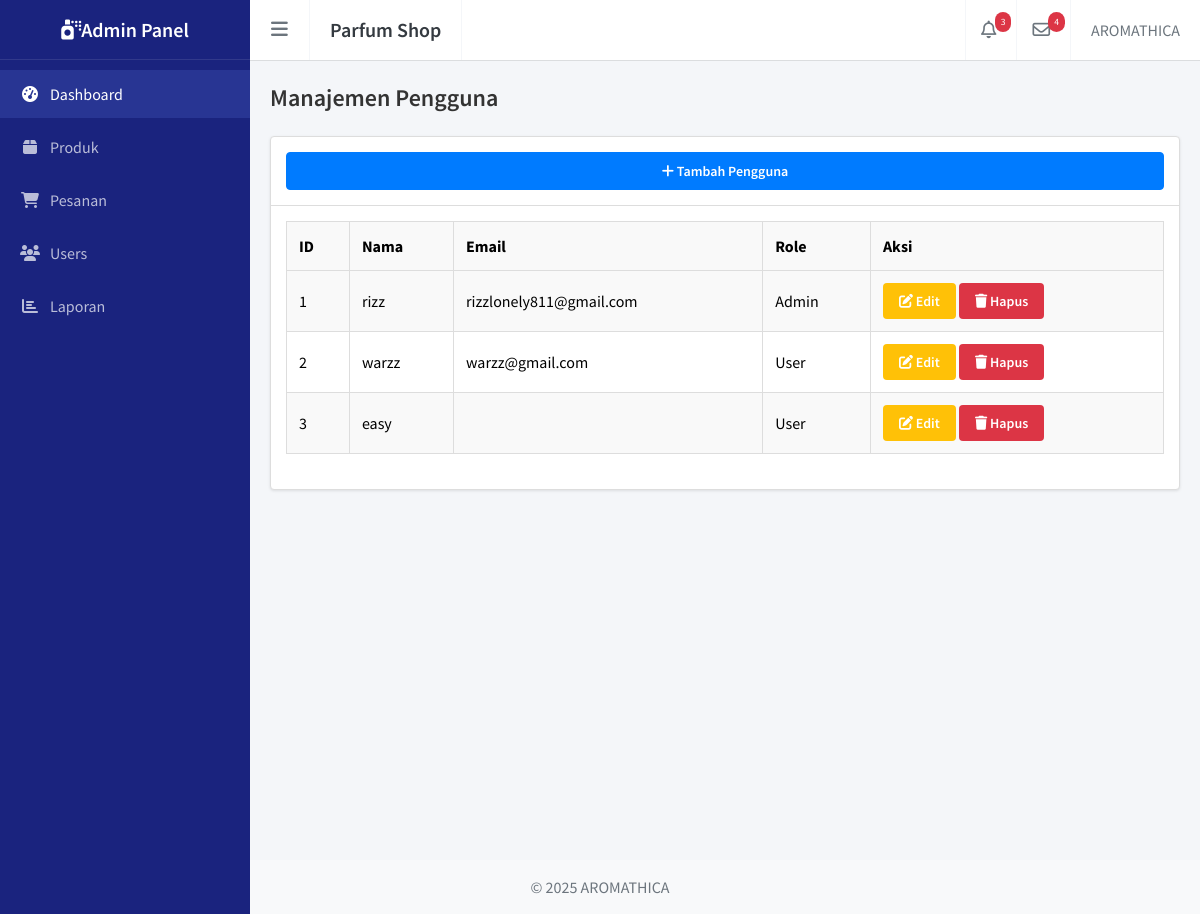
The app's page /admin/master_users.php with its own data.
### tables this page shows
CREATE TABLE `users` (
  `id` int(11) NOT NULL,
  `nama` varchar(100) NOT NULL,
  `email` varchar(100) NOT NULL,
  `password` varchar(255) NOT NULL,
  `role` enum('admin','kasir','user') NOT NULL DEFAULT 'user',
  `created_at` timestamp NOT NULL DEFAULT CURRENT_TIMESTAMP
);

### admin/master_users.php (the view)
<?php
require_once '../config/database.php';
include '../templates/header.php';
include '../templates/navbar.php';
include '../templates/sidebar.php';
$query  = "SELECT * FROM users";
$result = mysqli_query($conn, $query);
?>
<div class="main-content">
    <section class="content-header">
        <h1>Manajemen Pengguna</h1>
    </section>
    <section class="content">
        <div class="box">
            <div class="box-header with-border">
                <a href="master_users_add.php" class="btn btn-primary">
                    <i class="fa fa-plus"></i> Tambah Pengguna
                </a>
            </div>
            <div class="box-body">
                <table class="table table-bordered table-striped">
                    <thead>
                        <tr>
                            <th>ID</th>
                            <th>Nama</th>
                            <th>Email</th>
                            <th>Role</th>
                            <th>Aksi</th>
                        </tr>
                    </thead>
                    <tbody>
                        <?php if (mysqli_num_rows($result) > 0): ?>
                        <?php while ($row = mysqli_fetch_assoc($result)): ?>
                        <tr>
                            <td><?= $row['id'] ?></td>
                            <td><?= $row['nama'] ?></td>
                            <td><?= $row['email'] ?></td>
                            <td><?= ucfirst($row['role']) ?></td>
                            <td>
                                <a href="master_users_edit.php?id=<?= $row['id'] ?>" class="btn btn-warning btn-sm">
                                    <i class="fa fa-edit"></i> Edit
                                </a>
                                <a href="master_users_delete.php?id=<?= $row['id'] ?>" class="btn btn-danger btn-sm"
                                    onclick="return confirm('Yakin ingin menghapus pengguna ini?')">
                                    <i class="fa fa-trash"></i> Hapus
                                </a>
                            </td>
                        </tr>
                        <?php endwhile; ?>
                        <?php else: ?>
                        <tr>
                            <td colspan="5" class="text-center">Belum ada pengguna</td>
                        </tr>
                        <?php endif; ?>
                    </tbody>
                </table>
            </div>
        </div>
    </section>
</div>
<?php include '../templates/footer.php'; ?>

### assets/css/menu.css (style rules this page uses)
.btn-primary { display: block; width: 100%; padding: 10px; font-size: 15px; font-weight: bold; background: #ff6b00; color: white; border: none; border-radius: 6px; cursor: pointer; transition: background 0.3s ease; margin-top: auto; }

### assets/css/master_produk.css (style rules this page uses)
.main-content { padding: 20px; background-color: #f4f6f9; }
.content-header h1 { font-size: 24px; margin-bottom: 20px; color: #333; }
.box { background: #fff; border: 1px solid #ddd; border-radius: 4px; margin-bottom: 20px; box-shadow: 0 1px 3px rgba(0, 0, 0, 0.1); }
.box-header { padding: 15px; border-bottom: 1px solid #eee; }
.box-header.with-border { border-bottom: 1px solid #ddd; }
.box-body { padding: 15px; }
.btn { display: inline-block; padding: 6px 12px; font-size: 14px; line-height: 1.42857143; text-align: center; white-space: nowrap; vertical-align: middle; cursor: pointer; border: 1px solid transparent; border-radius: 4px; text-decoration: none; transition: background-color 0.3s ease; }
.btn-primary { color: #fff; background-color: #007bff; border-color: #007bff; }
.btn-warning { color: #fff; background-color: #ffc107; border-color: #ffc107; }
.btn-danger { color: #fff; background-color: #dc3545; border-color: #dc3545; }
.btn-sm { padding: 5px 10px; font-size: 12px; }
.table { width: 100%; max-width: 100%; margin-bottom: 20px; border-collapse: collapse; }
.table th, .table td { padding: 12px; border: 1px solid #ddd; text-align: left; vertical-align: middle; }
.table th { background-color: #f9f9f9; font-weight: bold; }
.table-striped tbody tr:nth-of-type(odd) { background-color: #f9f9f9; }
.main-content { padding: 20px; background-color: #f4f6f9; min-height: 100vh; }
.content-header h1 { font-size: 24px; margin-bottom: 20px; color: #333; font-weight: 600; }
.box { background-color: #fff; border: 1px solid #ddd; border-radius: 4px; box-shadow: 0 1px 3px rgba(0, 0, 0, 0.1); margin-bottom: 20px; }
.btn { display: inline-block; padding: 8px 16px; font-size: 14px; font-weight: 600; text-align: center; cursor: pointer; border: none; border-radius: 4px; text-decoration: none; transition: background-color 0.3s ease; }
.btn-primary { background-color: #007bff; color: #fff; border: 1px solid #007bff; }

### assets/css/main.css (style rules this page uses)
:root { --navy-dark: #1a237e; --navy-light: #283593; --sidebar-width: 250px; --sidebar-mini-width: 65px; }
* { margin: 0; padding: 0; box-sizing: border-box; }
body { font-family: "Source Sans Pro", sans-serif; background: #f4f6f9; min-height: 100vh; }
.main-content { margin-left: var(--sidebar-width); padding: 20px; margin-top: 60px; transition: margin-left 0.3s ease-in-out; }

### records on screen
users: id "1", nama "rizz", email "rizzlonely811@gmail.com", role "Admin"
users: id "2", nama "warzz", email "warzz@gmail.com", role "User"
users: id "3", nama "easy", role "User"
